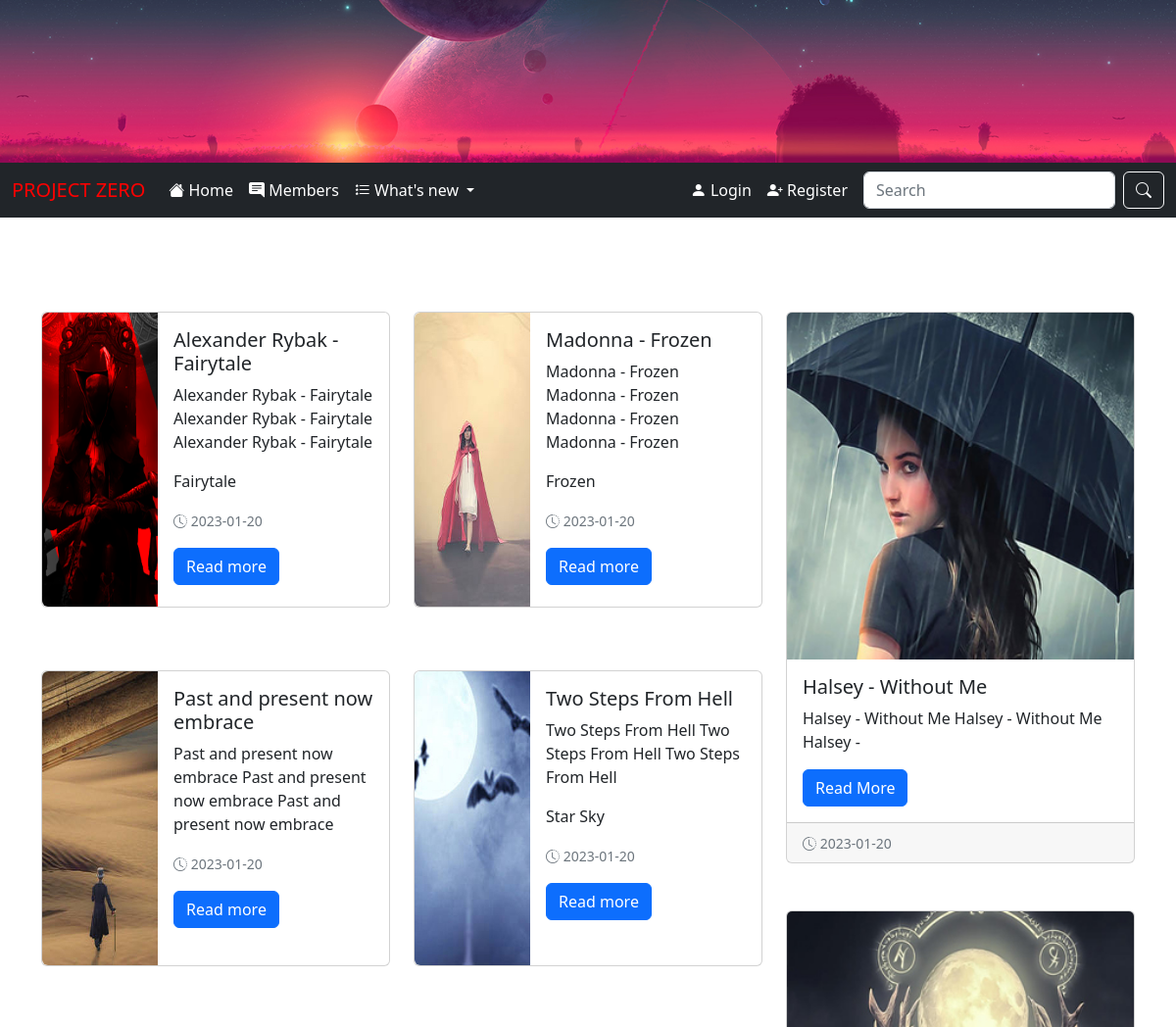
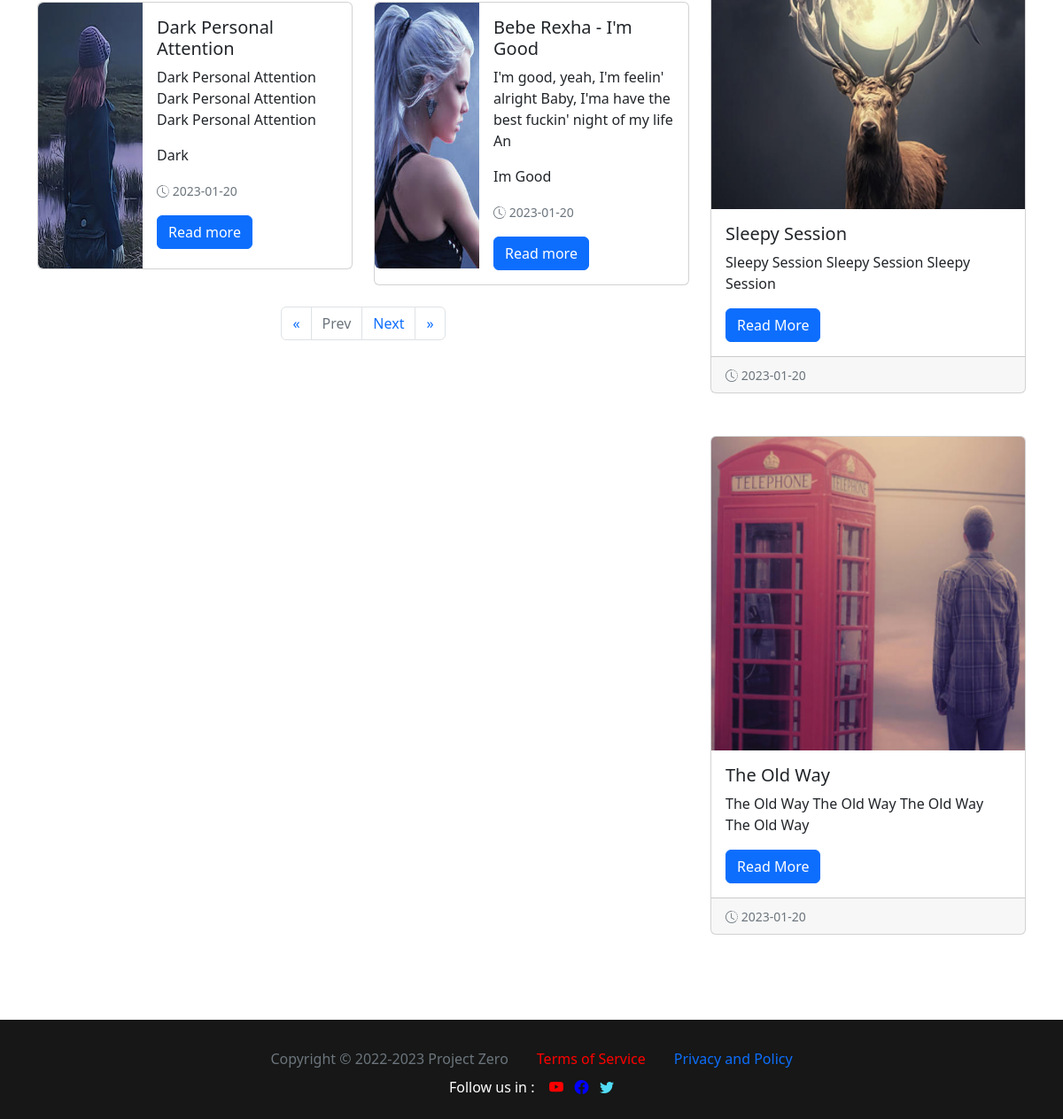
The page / on the database its author committed (2 pictures, top to bottom).
### tables this page shows
CREATE TABLE `posts` (
  `post_id` int(255) NOT NULL,
  `post_title` varchar(255) NOT NULL,
  `post_date` date NOT NULL,
  `post_image` text NOT NULL,
  `post_content` text NOT NULL,
  `post_tags` varchar(255) NOT NULL,
  `post_status` varchar(255) NOT NULL
);

CREATE TABLE `cate` (
  `cat_id` int(255) NOT NULL,
  `cat_title` varchar(255) NOT NULL,
  `cat_date` date NOT NULL,
  `cat_image` text NOT NULL,
  `cat_content` text NOT NULL,
  `cat_tags` varchar(255) NOT NULL,
  `cat_status` varchar(255) NOT NULL
);

### index.php (the view, shortened to what this page needs)
<?php include "header.php"; ?>
<br></br>
<div class="container">
  <div class= "row">
    <div class= "col-lg-8">
      <?php
      if (isset($_GET['page'])) {
        $page_post = $_GET['page'];
      } else {
        $page_post = 1;
      }
      $no_of_records_per_page = 6;
      $offset = ($page_post-1) * $no_of_records_per_page;
      $total_pages_sql = "SELECT COUNT(*) FROM posts";
      $result = $conn->prepare($total_pages_sql);
      $result->execute();
      $total_rows = $result->fetchColumn();
      $total_pages = ceil($total_rows / $no_of_records_per_page);
            $sql = "SELECT * FROM posts ORDER BY post_id DESC LIMIT $offset, $no_of_records_per_page";
                    $stmt = $conn->prepare($sql);
                    $stmt->execute();
                    foreach($stmt->fetchall() as $key => $value){
                    $post_id            = $value['post_id'];
                    $post_title         = $value['post_title'];
                    $post_image         = $value['post_image'];
                    $post_content       = substr($value['post_content'],0,90);
                    $post_tags          = $value['post_tags'];
                    $post_date          = $value['post_date'];
      ?>
      <br></br>
      <?php  if ($key%2==0) { ?>
      <div class= "row">
        <div class= "col-lg-6">
          <div class="card mb-3">
             <div class="row g-0">
                 <div class="col-4">
                    <img src="images/<?php echo $post_image ; ?>" class="img-fluid rounded-start" alt="..." style="width:210px; height:300px;">
                 </div>
                <div class="col-8">
                    <div class="card-body">
                      <h5 class="card-title"><?php echo $post_title ; ?></h5>
                      <p class="card-text"><?php echo $post_content ; ?></p>
                      <p class="card-text"><?php echo $post_tags ; ?></p>
                      <p class="card-text"><small class="text-muted"><i class="bi bi-clock-history"></i> <?php echo $post_date ; ?></small></p>
                      <a href="post.php?p=<?php echo $post_id ; ?>" class="btn btn-primary">Read more</a>
                    </div>
                  </div>
            </div>
          </div>
        </div>
        <?php }  else {?>
          <div class= "col-lg-6">
            <div class="card mb-3">
               <div class="row g-0">
                 <div class="col-4">
                    <img src="images/<?php echo $post_image ; ?>" class="img-fluid rounded-start" alt="..." style="width:210px; height:300px;">
                 </div>
                 <div class="col-8">
                    <div class="card-body">
                      <h5 class="card-title"><?php echo $post_title ; ?></h5>
                      <p class="card-text"><?php echo $post_content ; ?></p>
                      <p class="card-text"><?php echo $post_tags ; ?></p>
                      <p class="card-text"><small class="text-muted"><i class="bi bi-clock-history"></i> <?php echo $post_date ; ?></small></p>
                      <a href="post.php?p=<?php echo $post_id ; ?>" class="btn btn-primary">Read more</a>
                    </div>
                  </div>
              </div>
            </div>
        </div>
     </div>
      <?php } ?>
      <?php } ?>
                <nav aria-label="Page navigation posts">
          <ul class="pagination justify-content-center mt-2">
            <li class="page-item">
              <a class="page-link" href="?page=1" aria-label="Previous">
                <span aria-hidden="true">&laquo;</span>
              </a>
            </li>
            <li class="page-item <?php if($page_post <= 1){ echo 'disabled'; } ?>">
              <a class="page-link" href="<?php if($page_post <= 1){ echo '#'; } else { echo "?page=".($page_post - 1); } ?>">Prev</a>
            </li>
            <li class="page-item <?php if($page_post >= $total_pages){ echo 'disabled'; } ?>">
              <a class="page-link" href="<?php if($page_post >= $total_pages){ echo '#'; } else { echo "?page=".($page_post + 1); } ?>">Next</a>
            </li>
            <li class="page-item">
              <a class="page-link" href="?page=<?php echo $total_pages; ?>" aria-label="Last">
                <span aria-hidden="true">&raquo;</span>
              </a>
            </li>
          </ul>
        </nav>
    </div>
   <div class="col-lg-4 mt-5">
      <?php
            $query = "SELECT * FROM cate WHERE cat_status = 'published' ORDER BY cat_id DESC LIMIT 5";
            $select_cats = $conn->prepare($query);
            $select_cats->execute();
            while($row = $select_cats->fetch()){
            $cat_id            = $row['cat_id'];
            $cat_title         = $row['cat_title'];
            $cat_image         = $row['cat_image'];
            $cat_content       = substr($row['cat_content'],0,50);
            $cat_date          = $row['cat_date'];
       ?>
      <div class="col">
       <div class="card h-100">
          <img src="images/<?php echo $cat_image ; ?>" class="card-img-top" alt="..." style="object-fit: fill;">
          <div class="card-body">
              <h5 class="card-title"><?php echo $cat_title ; ?></h5>
              <p class="card-text"><?php echo $cat_content ; ?></p>
              <a href="post.php?p=<?php echo $cat_id  ; ?>" class="btn btn-primary">Read More</a>
            </div>
            <div class="card-footer">
              <small class="text-muted"><i class="bi bi-clock-history"></i> <?php echo $cat_date ; ?></small>
            </div>
       </div>
      </div>
      <br></br>
      <?php } ?>
   </div>
  </div>
</div>
<br></br>
<?php include "footer.php"; ?>

### header.php (shortened to what this page needs)
<!doctype html>
<html lang="en">
  <head>
    <link href="https://cdn.jsdelivr.net/npm/bootstrap@5.2.3/dist/css/bootstrap.min.css" rel="stylesheet">
    <link rel="stylesheet" href="https://cdn.jsdelivr.net/npm/bootstrap-icons@1.10.2/font/bootstrap-icons.css">
    <link rel="stylesheet" href="/php_project/css/zero.css">
    <div class="text-center">
      <img src="/php_project/images/header1.jpg" class="img-fluid" alt="header" >
    </div>
  </head>
  <body>
  <nav class="navbar navbar-expand-lg navbar sticky-top navbar navbar-dark bg-dark">
    <div class="container-fluid">
      <a class="navbar-brand" style="color:red" href="/php_project/index.php">PROJECT ZERO</a>
      <div class="collapse navbar-collapse" id="navbarSupportedContent">
      <ul class="navbar-nav me-auto mb-2 mb-lg-0">
          <li class="nav-item">
            <a class="nav-link active" aria-current="page" style="color:white" href="index.php"><i class="bi bi-house-fill"></i> Home</a>
          </li>
          <li class="nav-item">
           <a class="nav-link" style="color:white" href="users.php"><i class="bi bi-chat-right-text-fill"></i> Members</a>
          </li>
          <li class="nav-item dropdown">
            <a class="nav-link dropdown-toggle" style="color:white" href="#" role="button" data-bs-toggle="dropdown" aria-expanded="false">
            <i class="bi bi-list-stars"></i> What's new
            </a>
          </li>
          </ul>
          <div class="d-flex justify-content-end">
            <ul class="navbar-nav me-auto mb-2 mb-lg-0 pe-2">
              <?php if(isset($_SESSION['user_id'])){ ?>
                <li class="nav-item">
                  <a class="nav-link"style="color:white" href="#"><i class="bi bi-at"></i> <?php  echo isset( $_SESSION['username']) ? $_SESSION['username'] : "User"; ?></a>
                  <?php } else { ?>
                    <a class="nav-link" style="color:white" href="/php_project/login.php"><i class="bi bi-person-fill"></i> Login</a>
                    <a class="nav-link" style="color:white" href="/php_project/register.php"><i class="bi bi-person-plus-fill"></i> Register</a>
              <?php } ?>
           </ul>
          </div>
        <form class="d-flex" role="search">
          <input class="form-control me-2" type="search" placeholder="Search" aria-label="Search">
          <button class="btn btn-outline-light" type="submit"><i class="bi bi-search"></i></button>
        </form>
      </div>
    </div>
 </nav>

### footer.php (shortened to what this page needs)
<div class= "p-10" style="background:#161716; color:white;">
 <ul class="nav justify-content-center">
    <li class="nav-item">
     <a class="nav-link disabled">Copyright &copy; 2022-<?php echo date("Y");?> Project Zero</a>
    </li>
    <li class="nav-item">
      <a class="nav-link" href="#" style= color:red>Terms of Service</a>
    </li>
    <li class="nav-item">
      <a class="nav-link" href="#">Privacy and Policy	</a>
    </li>
 </ul>
  <nav class="nav justify-content-center">
    Follow us in : &nbsp; &nbsp;
    <a href="#"><i class="bi bi-youtube" style= color:red></i></a>&nbsp; &nbsp;
    <a href="#"><i class="bi bi-facebook" style= color:blue></i></a>&nbsp; &nbsp;
    <a href="#"><i class="bi bi-twitter" style= color:#52DCF5></i></a>
  </nav>
</div>
  </body>
</html>

### rows shown on the page
posts: post_image (picture), post_title "Alexander Rybak - Fairytale", post_content "Alexander Rybak - Fairytale Alexander Rybak - Fairytale Alexander Rybak - Fairytale", post_tags "Fairytale", post_date "2023-01-20"
posts: post_image (picture), post_title "Madonna - Frozen", post_content "Madonna - Frozen Madonna - Frozen Madonna - Frozen Madonna - Frozen", post_tags "Frozen", post_date "2023-01-20"
posts: post_image (picture), post_title "Past and present now embrace", post_content "Past and present now embrace Past and present now embrace Past and present now embrace", post_date "2023-01-20"
posts: post_image (picture), post_title "Two Steps From Hell", post_content "Two Steps From Hell Two Steps From Hell Two Steps From Hell", post_tags "Star Sky", post_date "2023-01-20"
posts: post_image (picture), post_title "Dark Personal Attention", post_content "Dark Personal Attention Dark Personal Attention Dark Personal Attention", post_tags "Dark", post_date "2023-01-20"
posts: post_image (picture), post_title "Bebe Rexha - I'm Good", post_content "I'm good, yeah, I'm feelin' alright Baby, I'ma have the best fuckin' night of my life An", post_tags "Im Good", post_date "2023-01-20"
cate: cat_image (picture), cat_title "Halsey - Without Me", cat_content "Halsey - Without Me Halsey - Without Me Halsey -", cat_date "2023-01-20"
cate: cat_image (picture), cat_title "Sleepy Session", cat_content "Sleepy Session Sleepy Session Sleepy Session", cat_date "2023-01-20"
cate: cat_image (picture), cat_title "The Old Way", cat_content "The Old Way The Old Way The Old Way The Old Way", cat_date "2023-01-20"
